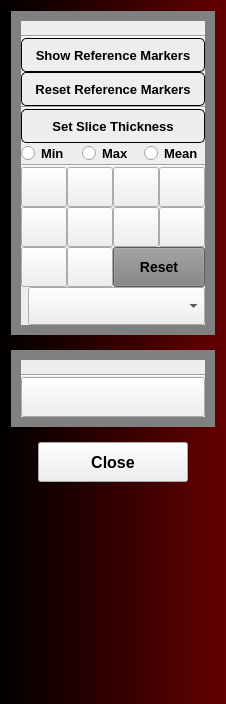
<?xml version="1.0" encoding="UTF-8"?>
<ui version="4.0">
 <class>QReads</class>
 <widget class="QWidget" name="QReads">
  <property name="geometry">
   <rect>
    <x>0</x>
    <y>0</y>
    <width>226</width>
    <height>704</height>
   </rect>
  </property>
  <property name="maximumSize">
   <size>
    <width>226</width>
    <height>16777215</height>
   </size>
  </property>
  <property name="styleSheet">
   <string notr="true">QWidget#QReads {
  background-color: qlineargradient(spread:pad, x1:0, y1:0, x2:1, y2:0, stop:0 rgba(0, 0, 0, 255), stop:1 rgba(100,0, 0, 255));
}

QFrame[frameShape=&quot;4&quot;] {
    background-color: #EEEEEE;
    min-height: 10px;
}

QFrame#ImageGroupFrame, QFrame#ToolsGroupFrame {
  border: 10px solid gray;
  background-color: #EEEEEE;
}

QPushButton {
  color: black;
}

QComboBox, QPushButton {
  height: 32px;
}

QDoubleSpinBox, QPushButton, QRadioButton {
  font-weight: bold;
}

QDoubleSpinBox,
QPushButton#SlabButton, QPushButton#ShowReferenceMarkersButton,
QPushButton#ResetReferenceMarkersButton,
QRadioButton {
  font-size: 13px;
}

QPushButton#ResetWLButton {
  font-size: 14px;
}

QPushButton#CloseApplicationPushButton {
  font-size: 16px;
}

QPushButton#SlabButton,
QPushButton#ShowReferenceMarkersButton,
QPushButton#ResetReferenceMarkersButton
{
  background-color: #EEEEEE;
  border: 1px solid black;
  border-radius: 5px;
}
QPushButton#SlabButton:checked,
QPushButton#ShowReferenceMarkersButton:checked,
QPushButton#ResetReferenceMarkersButton:checked, QPushButton#SlabButton:hover,
QPushButton#ShowReferenceMarkersButton:hover,
QPushButton#ResetReferenceMarkersButton:hover {
  background-color:#99FFFF;
}
QPushButton#SlabButton:disabled,
QPushButton#ShowReferenceMarkersButton:disabled,
QPushButton#ResetReferenceMarkersButton:disabled {
  background-color: rgb(170, 170, 127);
}

QPushButton#ResetWLButton {
  background-color: gray;
}</string>
  </property>
  <layout class="QVBoxLayout" name="verticalLayout">
   <property name="spacing">
    <number>15</number>
   </property>
   <item>
    <widget class="QFrame" name="ImageGroupFrame">
     <property name="frameShape">
      <enum>QFrame::StyledPanel</enum>
     </property>
     <property name="frameShadow">
      <enum>QFrame::Plain</enum>
     </property>
     <layout class="QVBoxLayout" name="ImageGroupVerticalLayout">
      <property name="spacing">
       <number>0</number>
      </property>
      <property name="leftMargin">
       <number>0</number>
      </property>
      <property name="topMargin">
       <number>0</number>
      </property>
      <property name="rightMargin">
       <number>0</number>
      </property>
      <property name="bottomMargin">
       <number>0</number>
      </property>
      <item>
       <widget class="QLabel" name="ImageGroupLabel">
        <property name="text">
         <string/>
        </property>
        <property name="pixmap">
         <pixmap resource="../QReads.qrc">:/Icons/QREADSImageGroupHeader.png</pixmap>
        </property>
        <property name="scaledContents">
         <bool>true</bool>
        </property>
       </widget>
      </item>
      <item>
       <widget class="Line" name="ImageGroupLine">
        <property name="orientation">
         <enum>Qt::Horizontal</enum>
        </property>
       </widget>
      </item>
      <item>
       <widget class="QPushButton" name="ShowReferenceMarkersButton">
        <property name="toolTip">
         <string>Toggle: On = Reference markers Visible | Off = Invisible</string>
        </property>
        <property name="text">
         <string>Show Reference Markers</string>
        </property>
        <property name="checkable">
         <bool>true</bool>
        </property>
       </widget>
      </item>
      <item>
       <widget class="QPushButton" name="ResetReferenceMarkersButton">
        <property name="toolTip">
         <string>Set reference markers back to original orthogonal orientations</string>
        </property>
        <property name="text">
         <string>Reset Reference Markers</string>
        </property>
       </widget>
      </item>
      <item>
       <widget class="Line" name="line_2">
        <property name="orientation">
         <enum>Qt::Horizontal</enum>
        </property>
       </widget>
      </item>
      <item>
       <widget class="QPushButton" name="SlabButton">
        <property name="toolTip">
         <string>&lt;html&gt;&lt;head/&gt;&lt;body&gt;&lt;p&gt;Enables Slice Thickness Mode and updates &amp;quot;Reference markers&amp;quot; based on selected thickness.&lt;/p&gt;&lt;/body&gt;&lt;/html&gt;</string>
        </property>
        <property name="text">
         <string>Set Slice Thickness</string>
        </property>
        <property name="checkable">
         <bool>true</bool>
        </property>
       </widget>
      </item>
      <item>
       <layout class="QHBoxLayout" name="SlabModeHorizontalLayout">
        <item>
         <widget class="QRadioButton" name="SlabModeMinRadioButton">
          <property name="text">
           <string>Min</string>
          </property>
         </widget>
        </item>
        <item>
         <widget class="QRadioButton" name="SlabModeMaxRadioButton">
          <property name="text">
           <string>Max</string>
          </property>
         </widget>
        </item>
        <item>
         <widget class="QRadioButton" name="SlabModeMeanRadioButton">
          <property name="text">
           <string>Mean</string>
          </property>
         </widget>
        </item>
       </layout>
      </item>
      <item>
       <widget class="ctkSliderWidget" name="SlabThicknessSliderWidget"/>
      </item>
      <item>
       <widget class="Line" name="line">
        <property name="orientation">
         <enum>Qt::Horizontal</enum>
        </property>
       </widget>
      </item>
      <item>
       <layout class="QGridLayout" name="gridLayout">
        <item row="1" column="3">
         <widget class="QPushButton" name="CTLungWLPresetButton">
          <property name="toolTip">
           <string>Set the window/level for CT Lung</string>
          </property>
          <property name="text">
           <string/>
          </property>
          <property name="icon">
           <iconset resource="../QReads.qrc">
            <normaloff>:/Icons/CTLung.png</normaloff>:/Icons/CTLung.png</iconset>
          </property>
          <property name="iconSize">
           <size>
            <width>48</width>
            <height>32</height>
           </size>
          </property>
         </widget>
        </item>
        <item row="0" column="3">
         <widget class="QPushButton" name="ContrastDownButton">
          <property name="text">
           <string/>
          </property>
          <property name="icon">
           <iconset resource="../QReads.qrc">
            <normaloff>:/Icons/ContrastDown.png</normaloff>:/Icons/ContrastDown.png</iconset>
          </property>
          <property name="iconSize">
           <size>
            <width>48</width>
            <height>32</height>
           </size>
          </property>
         </widget>
        </item>
        <item row="1" column="1">
         <widget class="QPushButton" name="CTBoneWLPresetButton">
          <property name="toolTip">
           <string>Set the window/level for CT Bone</string>
          </property>
          <property name="text">
           <string/>
          </property>
          <property name="icon">
           <iconset resource="../QReads.qrc">
            <normaloff>:/Icons/CTBone.png</normaloff>:/Icons/CTBone.png</iconset>
          </property>
          <property name="iconSize">
           <size>
            <width>48</width>
            <height>32</height>
           </size>
          </property>
         </widget>
        </item>
        <item row="1" column="0">
         <widget class="QPushButton" name="CTBodySoftTissueWLPresetButton">
          <property name="toolTip">
           <string>Set the window/level for CT body soft tissue</string>
          </property>
          <property name="text">
           <string/>
          </property>
          <property name="icon">
           <iconset resource="../QReads.qrc">
            <normaloff>:/Icons/CTBodySoftTissue.png</normaloff>:/Icons/CTBodySoftTissue.png</iconset>
          </property>
          <property name="iconSize">
           <size>
            <width>48</width>
            <height>32</height>
           </size>
          </property>
          <property name="flat">
           <bool>false</bool>
          </property>
         </widget>
        </item>
        <item row="0" column="0">
         <widget class="QPushButton" name="BrightnessUpButton">
          <property name="text">
           <string/>
          </property>
          <property name="icon">
           <iconset resource="../QReads.qrc">
            <normaloff>:/Icons/BrightnessUp.png</normaloff>:/Icons/BrightnessUp.png</iconset>
          </property>
          <property name="iconSize">
           <size>
            <width>48</width>
            <height>32</height>
           </size>
          </property>
         </widget>
        </item>
        <item row="2" column="0">
         <widget class="QPushButton" name="InverseGrayButton">
          <property name="text">
           <string/>
          </property>
          <property name="icon">
           <iconset resource="../QReads.qrc">
            <normaloff>:/Icons/InverseGray.png</normaloff>:/Icons/InverseGray.png</iconset>
          </property>
          <property name="iconSize">
           <size>
            <width>48</width>
            <height>32</height>
           </size>
          </property>
          <property name="checkable">
           <bool>true</bool>
          </property>
         </widget>
        </item>
        <item row="2" column="1">
         <widget class="QPushButton" name="EnableWLButton">
          <property name="text">
           <string/>
          </property>
          <property name="icon">
           <iconset resource="../QReads.qrc">
            <normaloff>:/Icons/MouseWindowLevelMode.png</normaloff>:/Icons/MouseWindowLevelMode.png</iconset>
          </property>
          <property name="iconSize">
           <size>
            <width>48</width>
            <height>32</height>
           </size>
          </property>
          <property name="checkable">
           <bool>true</bool>
          </property>
         </widget>
        </item>
        <item row="1" column="2">
         <widget class="QPushButton" name="CTBrainWLPresetButton">
          <property name="toolTip">
           <string>Set the window/level for CT Brain</string>
          </property>
          <property name="text">
           <string/>
          </property>
          <property name="icon">
           <iconset resource="../QReads.qrc">
            <normaloff>:/Icons/CTHead.png</normaloff>:/Icons/CTHead.png</iconset>
          </property>
          <property name="iconSize">
           <size>
            <width>48</width>
            <height>32</height>
           </size>
          </property>
         </widget>
        </item>
        <item row="0" column="2">
         <widget class="QPushButton" name="ContrastUpButton">
          <property name="text">
           <string/>
          </property>
          <property name="icon">
           <iconset resource="../QReads.qrc">
            <normaloff>:/Icons/ContrastUp.png</normaloff>:/Icons/ContrastUp.png</iconset>
          </property>
          <property name="iconSize">
           <size>
            <width>48</width>
            <height>32</height>
           </size>
          </property>
         </widget>
        </item>
        <item row="2" column="2" colspan="2">
         <widget class="QPushButton" name="ResetWLButton">
          <property name="toolTip">
           <string>Reset the Window/Level to initial DICOM header value</string>
          </property>
          <property name="text">
           <string>Reset</string>
          </property>
         </widget>
        </item>
        <item row="0" column="1">
         <widget class="QPushButton" name="BrightnessDownButton">
          <property name="text">
           <string/>
          </property>
          <property name="icon">
           <iconset resource="../QReads.qrc">
            <normaloff>:/Icons/BrightnessDown.png</normaloff>:/Icons/BrightnessDown.png</iconset>
          </property>
          <property name="iconSize">
           <size>
            <width>48</width>
            <height>32</height>
           </size>
          </property>
         </widget>
        </item>
       </layout>
      </item>
      <item>
       <layout class="QHBoxLayout" name="ZoomLayout">
        <item>
         <widget class="QLabel" name="ZoomLabel">
          <property name="text">
           <string/>
          </property>
          <property name="pixmap">
           <pixmap resource="../QReads.qrc">:/Icons/Zoom.png</pixmap>
          </property>
         </widget>
        </item>
        <item>
         <widget class="QComboBox" name="ZoomComboBox">
          <property name="sizePolicy">
           <sizepolicy hsizetype="MinimumExpanding" vsizetype="Fixed">
            <horstretch>0</horstretch>
            <verstretch>0</verstretch>
           </sizepolicy>
          </property>
         </widget>
        </item>
       </layout>
      </item>
     </layout>
    </widget>
   </item>
   <item>
    <widget class="QFrame" name="ToolsGroupFrame">
     <property name="frameShape">
      <enum>QFrame::StyledPanel</enum>
     </property>
     <property name="frameShadow">
      <enum>QFrame::Raised</enum>
     </property>
     <layout class="QVBoxLayout" name="ToolsGroupVerticalLayout">
      <property name="spacing">
       <number>0</number>
      </property>
      <property name="leftMargin">
       <number>0</number>
      </property>
      <property name="topMargin">
       <number>0</number>
      </property>
      <property name="rightMargin">
       <number>0</number>
      </property>
      <property name="bottomMargin">
       <number>0</number>
      </property>
      <item>
       <widget class="QLabel" name="ToolsGroupLabel">
        <property name="text">
         <string/>
        </property>
        <property name="pixmap">
         <pixmap resource="../QReads.qrc">:/Icons/QREADSToolsGroupHeader.png</pixmap>
        </property>
        <property name="scaledContents">
         <bool>true</bool>
        </property>
       </widget>
      </item>
      <item>
       <widget class="Line" name="ToolsGroupLine">
        <property name="orientation">
         <enum>Qt::Horizontal</enum>
        </property>
       </widget>
      </item>
      <item>
       <widget class="QPushButton" name="DistanceMeasurementButton">
        <property name="text">
         <string/>
        </property>
        <property name="icon">
         <iconset resource="../QReads.qrc">
          <normaloff>:/Icons/DistanceMeasurement.png</normaloff>:/Icons/DistanceMeasurement.png</iconset>
        </property>
        <property name="iconSize">
         <size>
          <width>90</width>
          <height>32</height>
         </size>
        </property>
        <property name="checkable">
         <bool>true</bool>
        </property>
       </widget>
      </item>
     </layout>
    </widget>
   </item>
   <item>
    <layout class="QHBoxLayout" name="CloseApplicationLayout">
     <item>
      <widget class="QPushButton" name="CloseApplicationPushButton">
       <property name="maximumSize">
        <size>
         <width>150</width>
         <height>16777215</height>
        </size>
       </property>
       <property name="text">
        <string>Close</string>
       </property>
      </widget>
     </item>
    </layout>
   </item>
   <item>
    <spacer name="verticalSpacer">
     <property name="orientation">
      <enum>Qt::Vertical</enum>
     </property>
     <property name="sizeHint" stdset="0">
      <size>
       <width>20</width>
       <height>40</height>
      </size>
     </property>
    </spacer>
   </item>
  </layout>
 </widget>
 <customwidgets>
  <customwidget>
   <class>ctkSliderWidget</class>
   <extends>QWidget</extends>
   <header>ctkSliderWidget.h</header>
  </customwidget>
 </customwidgets>
 <resources>
  <include location="../QReads.qrc"/>
 </resources>
 <connections/>
</ui>
